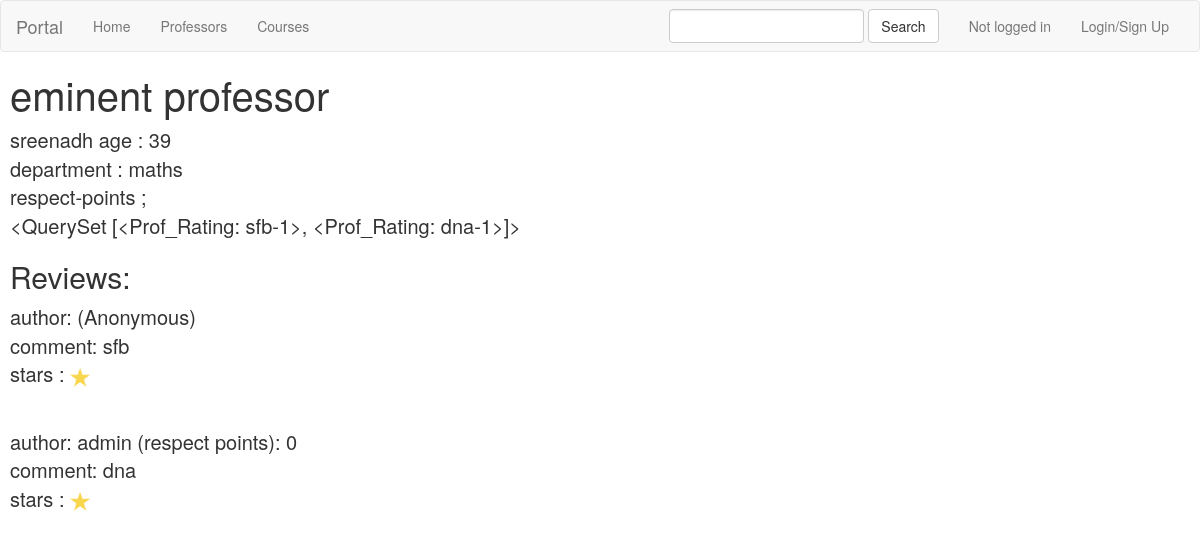
Before: /professors/1/ with the older database file.
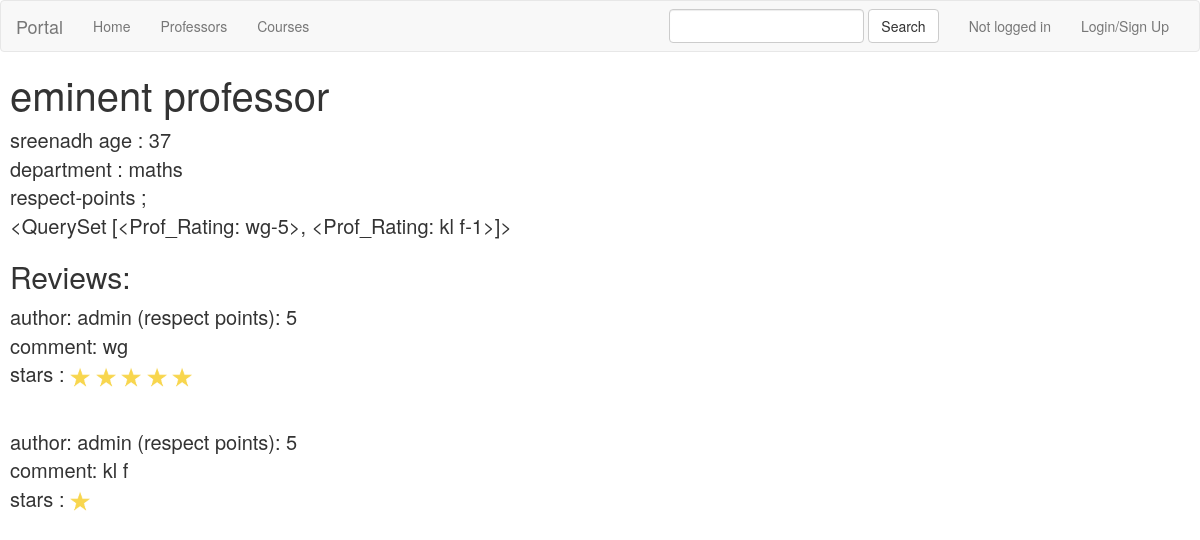
After: the same page with the newer database file.
### professors/models.py (models this page shows, shortened)
class Professor(models.Model):
    name = models.CharField(max_length=100)
    age = models.IntegerField()
    department = models.CharField(max_length=100)

class Prof_Rating(models.Model):
    datetime = models.DateTimeField(default=datetime.now)
    comment = models.CharField(max_length=1000)
    stars = models.IntegerField(default=1,validators=[MaxValueValidator(5), MinValueValidator(1)])
    professor = models.ForeignKey(Professor, on_delete=models.CASCADE)
    user = models.ForeignKey(User,default=None,on_delete=models.CASCADE)
    postAnonymously = models.BooleanField(default=False)
    liked_by = models.ManyToManyField(User,related_name='all_liked_profrating')
    reported = models.BooleanField(default=False)
    last_reported_time = models.DateTimeField(default=now,blank=True)
    def __str__(self):
        return str(self.comment) + '-' + str(self.stars)

### users/models.py (models this page shows)
class UserProfile(models.Model):
    respect_points = models.IntegerField(default=0)
    user = models.OneToOneField(User, on_delete=models.CASCADE)
    is_banned = models.BooleanField(default=False)

### professors/views.py (the view)
# urls.py: url(r'^(?P<pk>[0-9]+)/$', views.DetailView.as_view(), name='detail'),
class DetailView(generic.DetailView):
    model = Professor
    template_name = 'professors/details.html'
    context_object_name = 'prof'

### professors/templates/professors/details.html (shortened to what this page needs)
{% extends 'root/base.html' %}
{% block body %}
<h1>eminent professor</h1>
<p>
    {{ prof.name}}
    age : {{ prof.age}}<br>
    department : {{prof.department}}<br>
    respect-points ; {{prof.respect_points}}<br>
    {{ prof.prof_rating_set.all }}<br>
</p>
<h2>Reviews:</h2>
{% for rating in prof.prof_rating_set.all %}
    <p> author:
        {% if rating.postAnonymously %}
            (Anonymous)
        {% endif %}
        {% if not rating.postAnonymously or user.is_superuser %}
            {{ rating.user.username }}
            (respect points): {{rating.user.userprofile.respect_points}}
        {% endif %}
        <br>
        comment: {{ rating.comment }}
        <br>
        stars :
        {% for _ in ''|center:rating.stars %}
            <img id ="star" height="20px" width="20px">
        {% endfor %}<br>
        <br>
    </p>
{% endfor %}
{% endblock %}

### root/templates/root/base.html (shortened to what this page needs)
<!DOCTYPE html>
<html lang="en">
<head>
    <link rel="stylesheet" href="https://maxcdn.bootstrapcdn.com/bootstrap/3.4.1/css/bootstrap.min.css">
</head>
<body >
    <nav class="navbar navbar-default">
        <div class="container-fluid">
            <div class="navbar-header">
                <a class="navbar-brand" href="#" >Portal</a>
            </div>
            <div class="collapse navbar-collapse">
                <ul class="nav navbar-nav">
                    <li class = "">
                        <a href="/">Home</a>
                    </li>
                    <li class = "">
                        <a href="{% url 'professors:index' %}">Professors</a>
                    </li>
                    <li class = "">
                        <a href="{% url 'courses:index' %}">Courses</a>
                    </li>
                </ul>
                <ul class="nav navbar-nav navbar-right">
                    <li class = "">
                        {% if request.user.username %}
                            <a href="{% url 'users:show_profile' %}">Welcome {{request.user.username}}</a>
                        {% else %}
                            <a href="#">Not logged in</a>
                        {% endif %}
                    </li>
                    <li class = "">
                        {% if request.user.username %}
                            <a href="{% url 'users:logout' %}">Logout</a>
                        {% else %}
                            <a href="{% url 'users:login' %}">Login/Sign Up</a>
                        {% endif %}</li>
                </ul>
                <form class="navbar-form navbar-right" role="search" method="get" action="{% url 'root:search' %}">
                    <div class="form-group">
                        <input type="text" class="form-control" name="query" value="">
                    </div>
                    <button type="submit" class="btn btn-default">Search</button>
                </form>
            </div>
        </div>
    </nav>
    <div style="margin-left: 10px">
        {% block body %}
        {% endblock %}
    </div>
</body>
</html>

### root/templates/root/base.html (style rules this page uses)
p { font-size:20px; }
h1 { font-size:40px; }
h2 { font-size:30px; }

Changed rows visible on the page:
changed Professor "sreenadh": age "39" → "37"; prof_rating_set.all "<QuerySet [<Prof_Rating: sfb-1>, <Prof_Rating: dna-1>]>" → "<QuerySet [<Prof_Rating: wg-5>, <Prof_Rating: kl f-1>]>"
changed Prof_Rating (number 1 of 2 on the later page): user.username (not shown) → "admin"; user.userprofile.respect_points (not shown) → "5"; comment "sfb" → "wg"; stars 1 → 5 (drawn); postAnonymously "(Anonymous)" → "(respect points):"
changed Prof_Rating (number 2 of 2 on the later page): user.userprofile.respect_points "0" → "5"; comment "dna" → "kl f"
